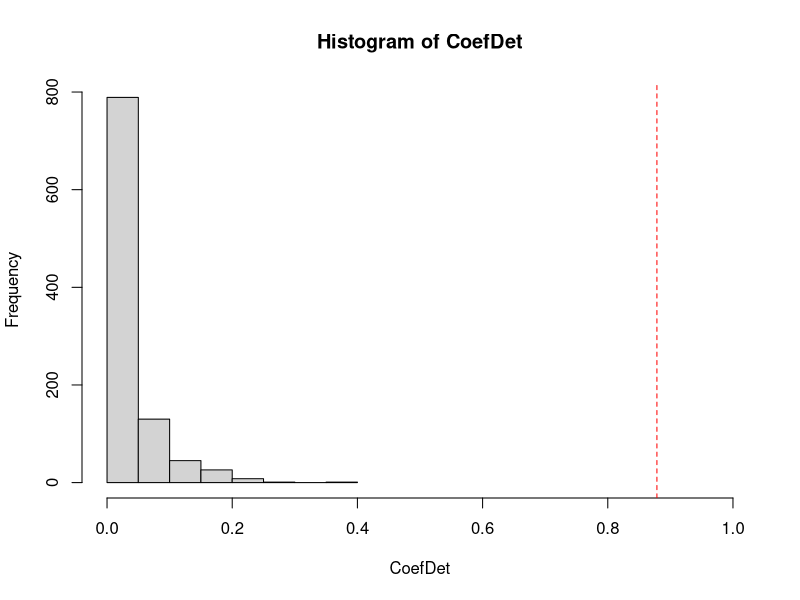
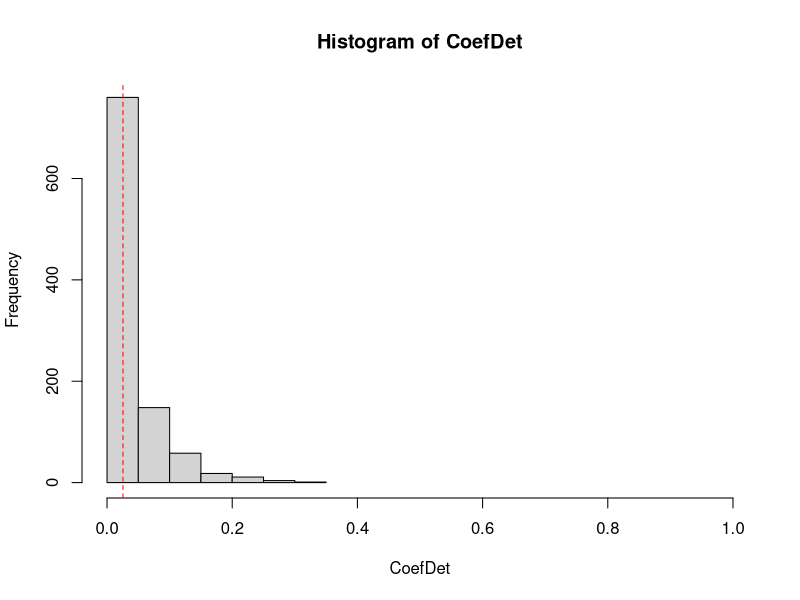
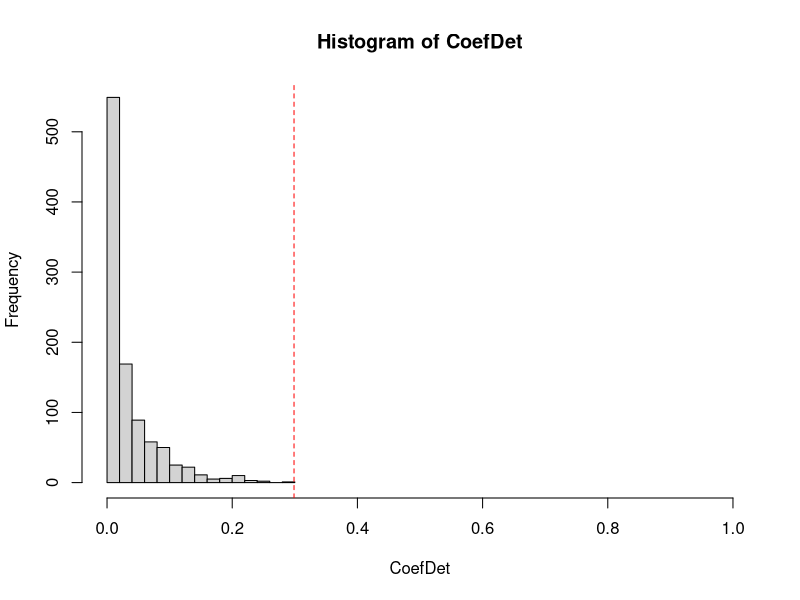
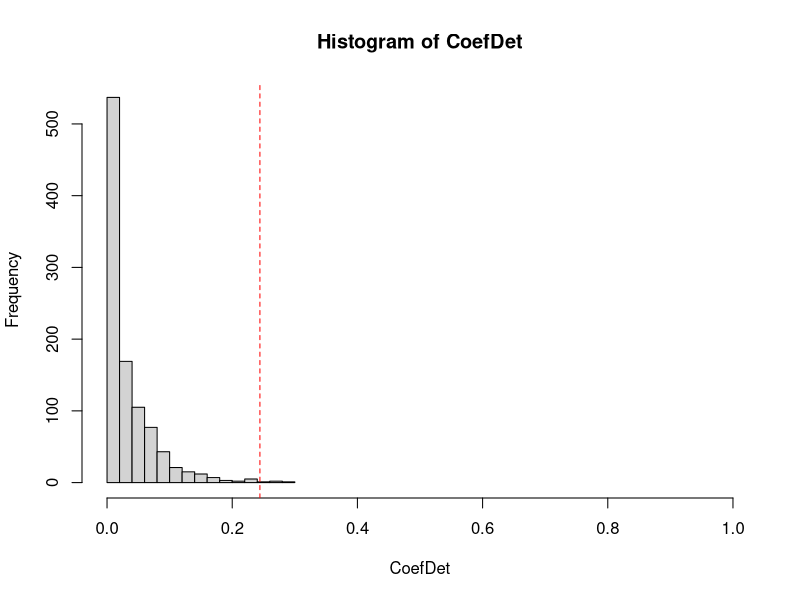

R code for these plots, in order:
# Read in real estate data for regression
myData <- read.csv("2019_MLB_data.csv",header=T,sep=",",quote="\"",dec=".",fill=T)

# Example of a good model (OBP)

myReg <- lm(R ~ OBP, data = myData)
myR2 <- summary(myReg)$r.squared

n <- 1000
CoefDet <- dim(n)
for(i in 1:n){
  tempRuns <- sample(myData$R)
  tempReg <- lm(tempRuns ~ OBP, data = myData)
  CoefDet[i] <- summary(tempReg)$r.squared
}
max(CoefDet)
myR2
length(CoefDet[CoefDet>myR2])
.Last.value / n

# Let's graph a histogram of the R^2 values and see where ours falls.
hist(CoefDet, xlim=c(0,1))
abline(v=myR2, col="red", lty=2)

# Example of a poor model (triples)

myReg <- lm(R ~ X3B, data = myData)
myR2 <- summary(myReg)$r.squared

n <- 1000
CoefDet <- dim(n)
for(i in 1:n){
  tempRuns <- sample(myData$R)
  tempReg <- lm(tempRuns ~ X3B, data = myData)
  CoefDet[i] <- summary(tempReg)$r.squared
}
max(CoefDet)
myR2
length(CoefDet[CoefDet>myR2])

# Let's graph a histogram of the R^2 values and see where ours falls.
hist(CoefDet, xlim=c(0,1))
abline(v=myR2, col="red", lty=2)
.Last.value / n

# Example of a so-so model (doubles)

myReg <- lm(R ~ X2B, data = myData)
myR2 <- summary(myReg)$r.squared

n <- 1000
CoefDet <- dim(n)
for(i in 1:n){
  tempRuns <- sample(myData$R)
  tempReg <- lm(tempRuns ~ X2B, data = myData)
  CoefDet[i] <- summary(tempReg)$r.squared
}
max(CoefDet)
myR2
length(CoefDet[CoefDet>myR2])
.Last.value / n

# Let's graph a histogram of the R^2 values and see where ours falls.
hist(CoefDet, xlim=c(0,1))
abline(v=myR2, col="red", lty=2)

# Example of a so-so model (LOB)

myReg <- lm(R ~ LOB, data = myData)
myR2 <- summary(myReg)$r.squared

n <- 1000
CoefDet <- dim(n)
for(i in 1:n){
  tempRuns <- sample(myData$R)
  tempReg <- lm(tempRuns ~ LOB, data = myData)
  CoefDet[i] <- summary(tempReg)$r.squared
}
max(CoefDet)
myR2
length(CoefDet[CoefDet>myR2])
.Last.value / n

# Let's graph a histogram of the R^2 values and see where ours falls.
hist(CoefDet, xlim=c(0,1))
abline(v=myR2, col="red", lty=2)